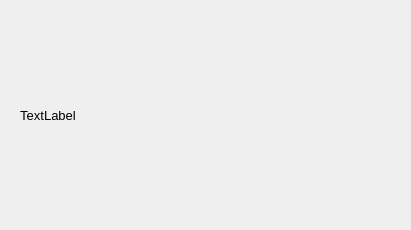
<?xml version="1.0" encoding="UTF-8"?>
<ui version="4.0">
 <class>ResponseDialog</class>
 <widget class="QDialog" name="ResponseDialog">
  <property name="geometry">
   <rect>
    <x>0</x>
    <y>0</y>
    <width>411</width>
    <height>230</height>
   </rect>
  </property>
  <property name="windowTitle">
   <string>Dialog</string>
  </property>
  <widget class="QWidget" name="verticalLayoutWidget">
   <property name="geometry">
    <rect>
     <x>0</x>
     <y>0</y>
     <width>411</width>
     <height>231</height>
    </rect>
   </property>
   <layout class="QVBoxLayout" name="verticalLayout">
    <property name="leftMargin">
     <number>20</number>
    </property>
    <item>
     <widget class="QLabel" name="resp_label">
      <property name="sizePolicy">
       <sizepolicy hsizetype="Fixed" vsizetype="Fixed">
        <horstretch>0</horstretch>
        <verstretch>0</verstretch>
       </sizepolicy>
      </property>
      <property name="font">
       <font>
        <pointsize>10</pointsize>
       </font>
      </property>
      <property name="text">
       <string>TextLabel</string>
      </property>
      <property name="alignment">
       <set>Qt::AlignCenter</set>
      </property>
      <property name="wordWrap">
       <bool>true</bool>
      </property>
      <property name="margin">
       <number>10</number>
      </property>
     </widget>
    </item>
   </layout>
  </widget>
 </widget>
 <resources/>
 <connections/>
</ui>
